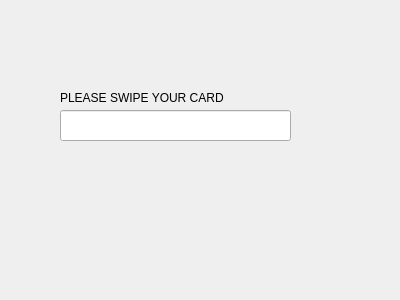
<?xml version="1.0" encoding="UTF-8"?>
<ui version="4.0">
 <class>rc522</class>
 <widget class="QDialog" name="rc522">
  <property name="geometry">
   <rect>
    <x>0</x>
    <y>0</y>
    <width>400</width>
    <height>300</height>
   </rect>
  </property>
  <property name="windowTitle">
   <string>rc522</string>
  </property>
  <widget class="QLineEdit" name="id_Edit">
   <property name="geometry">
    <rect>
     <x>60</x>
     <y>110</y>
     <width>231</width>
     <height>31</height>
    </rect>
   </property>
  </widget>
  <widget class="QLabel" name="label">
   <property name="geometry">
    <rect>
     <x>60</x>
     <y>90</y>
     <width>171</width>
     <height>16</height>
    </rect>
   </property>
   <property name="text">
    <string>PLEASE SWIPE YOUR CARD</string>
   </property>
  </widget>
 </widget>
 <layoutdefault spacing="6" margin="11"/>
 <resources/>
 <connections/>
</ui>
